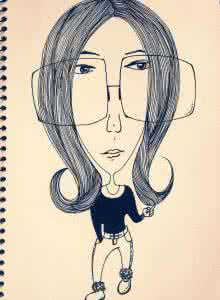
#> input picture 人脸检测和识别/images/1.jpg, 220 x 300 px, given in place of 1.jpeg, which was not available
$ python '图片人脸识别.py'
#> lines starting #> are read from the running program, lines starting #| are printed output that depends on the picture; after the words box and inside, x2 and y2 are one past the last pixel; in counts of white or black regions, pixels touching at a corner belong together; pictures that were not available may be replaced by others from this repository, and a replacement may not be noted
import cv2

filename = '/Users/wuwenhao/Documents/datas/images/train/1.jpeg'


def detect(filename):
    face_cascade = cv2.CascadeClassifier('./cascades/haarcascade_frontalface_default.xml')
    img = cv2.imread(filename)
#> img is the input picture: shape (300, 220, 3); mean B, G, R 178.2, 196.7, 208.9
    gray = cv2.cvtColor(img, cv2.COLOR_BGR2GRAY)
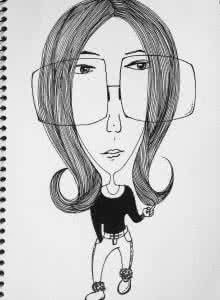
#> gray: shape (300, 220); min 1, max 255, mean 198.3
    faces = face_cascade.detectMultiScale(gray, 1.3, 5)
#> faces = [[65, 28, 96, 96]]
    for (x, y, w, h) in faces:
        cv2.rectangle(img, (x, y), (x + w, y + h), (255, 0, 0), 2)
#> this loop made 1 pass
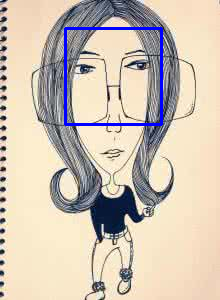
#> img: shape (300, 220, 3); 1.74% of pixels changed, all inside (x1, y1, x2, y2) = (64, 27, 163, 126)
    cv2.namedWindow('Face Detection')
    cv2.imshow('Face Detection', img)
    cv2.waitKey(0)


detect(filename)
